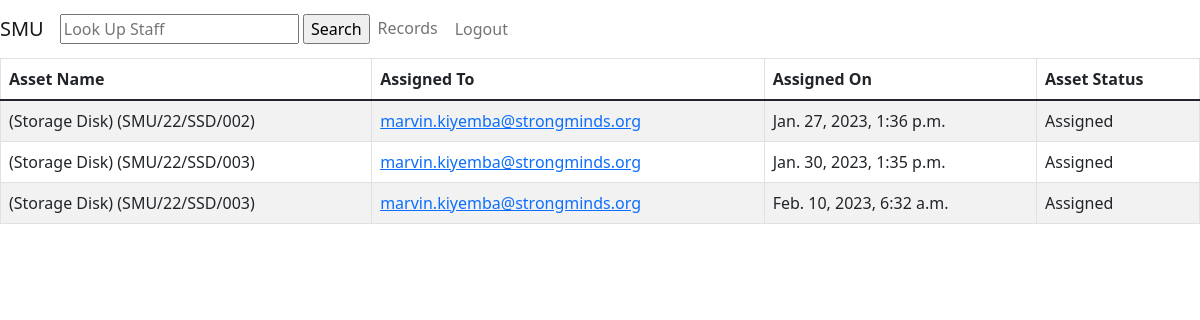
The page /users/records/1/ on the database as committed earlier.
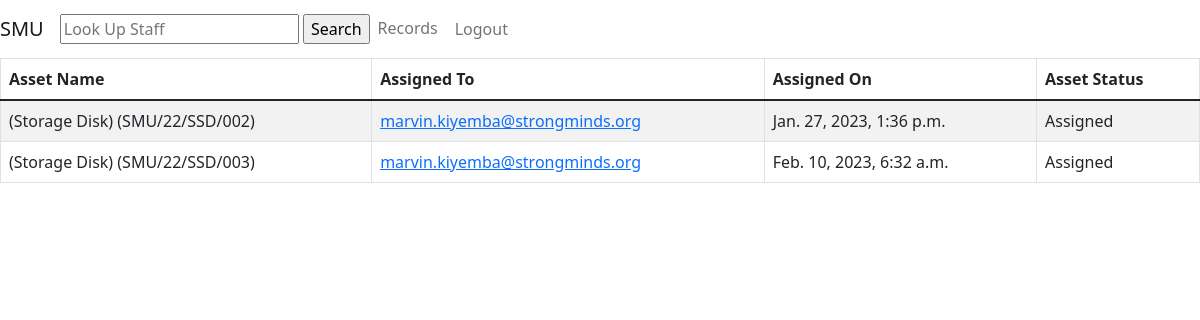
The same page on the database as committed later.
### records/models.py (models this page shows, shortened)
class Record(models.Model):
    asset_name = models.ForeignKey('assets.Asset',on_delete=models.CASCADE, null=True)
    assigned_to = models.ForeignKey(User, on_delete=models.RESTRICT, help_text='Select staff', default='0', related_name='assigned_user')
    assigned_on = models.DateTimeField(auto_now_add=True)
    ASSET_STATUS = (
        ('a', 'Available'),
        ('n', 'Needs Maintenance'),
        ('d', 'Discontinued'),
        ('r', 'Returned'),
        ('x', 'Assigned'),
    )
    asset_status = models.CharField(max_length=1, choices=ASSET_STATUS, blank=True, default='a',help_text='Asset Availability')

### assets/models.py (models this page shows, shortened)
class Asset(models.Model):
    asset_type = models.CharField(max_length=100)
    asset_code = models.CharField(max_length=100, help_text="Enter Number engraved on the Asset")
    asset_model = models.CharField(max_length=100)
    purchase_value = models.CharField(max_length=200, default='0')
    date_added = models.DateTimeField(default=timezone.now)
    ASSET_STATUS = (
        ('a', 'Available'),
        ('n', 'Needs Maintenance'),
        ('d', 'Discontinued'),
        ('r', 'Reserved'),
        ('x', 'Assigned'),
    )
    status = models.CharField(max_length=2, choices=ASSET_STATUS, blank=True, default = 'a', help_text='Asset Availability',)
    class Meta:
        ordering = ('asset_type','date_added')
    def __str__(self):
        return f'({self.asset_type}) ({self.asset_code})'

### users/models.py (models this page shows)
class User(AbstractUser):
    SUPER_USER = 1
    STAFF = 2
    USER_TYPE_CHOICES =(
        (SUPER_USER, 'super_user'),
        (STAFF, 'staff'),
    )
    OPS = 'OPS'
    FIN = 'FIN'
    MEL = 'MEL'
    IT = 'IT'
    GOV_EDUC = 'GOV_EDUC'
    GOVT_HEALTH = 'GOVT_HEALTH'
    TELE = 'TELE'
    CPA = 'CPA'
    NGO = 'NGO'
    HRA = 'HRA'
    DEPARTMENT_CHOICES = (
        ('OPS', 'Operations'),
        ('FIN', 'Finance'),
        ('MEL', 'Monitoring Evaluation and learning'),
        ('IT','IT & DIGITAL PLATFORMS'),
        ('GOV_EDUC', 'Government Education'),
        ('GOVT_HEALTH', 'Government Health'),
        ('TELE', 'Teletherapy'),
        ('CPA', 'Communications Advocacy and Partnerships'),
        ('NGO', 'Non Government Organization'),
        ('HRA', 'Human Resource and Administration'),
    )
    username = None # remove username field, we will use email as unique identifier
    email = models.EmailField(unique=True, null=True, db_index=True)
    is_active = models.BooleanField(default=False)
    is_staff = models.BooleanField(default=False)
    date_joined = models.DateTimeField(default=timezone.now)
    user_type = models.IntegerField(choices=USER_TYPE_CHOICES)
    department = models.CharField(max_length=50, choices=DEPARTMENT_CHOICES, blank=True)
    REQUIRED_FIELDS = []
    USERNAME_FIELD = 'email'
    objects = UserManager()
    class Meta(AbstractUser.Meta):
        pass

### users/views.py (the view)
# urls.py: path('records/<int:assigned_to_id>/', show_records, name='show_records'),
def show_records(request, assigned_to_id):
    records = Record.objects.filter(assigned_to_id=assigned_to_id)
    return render(request, 'dashboard.html', {'records': records})

### users/templates/dashboard.html (shortened to what this page needs)
<!DOCTYPE html>
<html lang="en">
<head>
  </head>{% block title %}<title>SMU Dashboard</title>{% endblock %}
  <link href="https://cdn.jsdelivr.net/npm/bootstrap@5.1.3/dist/css/bootstrap.min.css" rel="stylesheet">
</head>
<body>
  <nav class="navbar navbar-expand-lg navbar-light bg-lime-green">
    <a class="navbar-brand" href="{% url 'dashboard' %}">SMU</a>
    <form action="{% url 'search_records' %}" method="get">
      <input type="text" name="assigned_to" placeholder="Look Up Staff">
      <input type="submit" value="Search">
    </form>
    <ul class="navbar-nav ml-auto">
      <li class="nav-item">
        <a class="nav-link" href="{% url 'dashboard' %}">Records</a>
      </li>
      <form method="post" action="{% url 'login' %}">
        <button type="submit" class="btn btn-link nav-link">Logout</button>
    </ul>
  </nav>
  <table class="table table-striped table-bordered">
        <thead>
            <tr>
                <th>Asset Name</th>
                <th>Assigned To</th>
                <th>Assigned On</th>
                <th>Asset Status</th>
            </tr>
        </thead>
        <tbody>
        {% for record in records %}
        <tr>
            <td>{{ record.asset_name }}</td>
            <td><a href="{% url 'show_records' record.assigned_to.id %}">{{ record.assigned_to }}</a></td>
            <td>{{ record.assigned_on }}</td>
            <td>{{ record.get_asset_status_display }}</td>
    {% endfor %}
      </table>
</body>
</html>

Rows that differ between the two databases and show on the page:
removed Record: asset_name "(Storage Disk) (SMU/22/SSD/003)", assigned_to "marvin.kiyemba@strongminds.org", assigned_on "Jan. 30, 2023, 1:35 p.m.", asset_status "Assigned"
